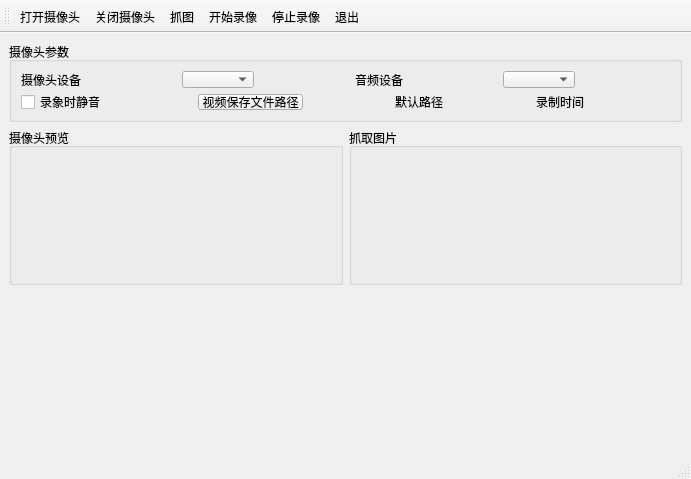
<?xml version="1.0" encoding="UTF-8"?>
<ui version="4.0">
 <class>MainWindow</class>
 <widget class="QMainWindow" name="MainWindow">
  <property name="geometry">
   <rect>
    <x>0</x>
    <y>0</y>
    <width>691</width>
    <height>479</height>
   </rect>
  </property>
  <property name="windowTitle">
   <string>MainWindow</string>
  </property>
  <widget class="QWidget" name="centralwidget">
   <layout class="QVBoxLayout" name="verticalLayout_7">
    <item>
     <layout class="QVBoxLayout" name="V_main">
      <item>
       <widget class="QGroupBox" name="cameraGBox">
        <property name="maximumSize">
         <size>
          <width>16777215</width>
          <height>80</height>
         </size>
        </property>
        <property name="title">
         <string>摄像头参数</string>
        </property>
        <layout class="QVBoxLayout" name="verticalLayout">
         <item>
          <layout class="QHBoxLayout" name="cameraH_1">
           <item>
            <widget class="QLabel" name="label">
             <property name="text">
              <string>摄像头设备</string>
             </property>
            </widget>
           </item>
           <item>
            <spacer name="horizontalSpacer_6">
             <property name="orientation">
              <enum>Qt::Orientation::Horizontal</enum>
             </property>
             <property name="sizeHint" stdset="0">
              <size>
               <width>40</width>
               <height>20</height>
              </size>
             </property>
            </spacer>
           </item>
           <item>
            <widget class="QComboBox" name="devicesCBx"/>
           </item>
           <item>
            <spacer name="horizontalSpacer_7">
             <property name="orientation">
              <enum>Qt::Orientation::Horizontal</enum>
             </property>
             <property name="sizeHint" stdset="0">
              <size>
               <width>40</width>
               <height>20</height>
              </size>
             </property>
            </spacer>
           </item>
           <item>
            <widget class="QLabel" name="label_2">
             <property name="text">
              <string>音频设备</string>
             </property>
            </widget>
           </item>
           <item>
            <spacer name="horizontalSpacer_8">
             <property name="orientation">
              <enum>Qt::Orientation::Horizontal</enum>
             </property>
             <property name="sizeHint" stdset="0">
              <size>
               <width>40</width>
               <height>20</height>
              </size>
             </property>
            </spacer>
           </item>
           <item>
            <widget class="QComboBox" name="audioCBx"/>
           </item>
           <item>
            <spacer name="horizontalSpacer_2">
             <property name="orientation">
              <enum>Qt::Orientation::Horizontal</enum>
             </property>
             <property name="sizeHint" stdset="0">
              <size>
               <width>40</width>
               <height>20</height>
              </size>
             </property>
            </spacer>
           </item>
          </layout>
         </item>
         <item>
          <layout class="QHBoxLayout" name="cameraH_2">
           <item>
            <widget class="QCheckBox" name="checkBox_3">
             <property name="text">
              <string>录象时静音</string>
             </property>
            </widget>
           </item>
           <item>
            <spacer name="horizontalSpacer_5">
             <property name="orientation">
              <enum>Qt::Orientation::Horizontal</enum>
             </property>
             <property name="sizeHint" stdset="0">
              <size>
               <width>40</width>
               <height>20</height>
              </size>
             </property>
            </spacer>
           </item>
           <item>
            <widget class="QPushButton" name="chosesPathBtn">
             <property name="text">
              <string>视频保存文件路径</string>
             </property>
            </widget>
           </item>
           <item>
            <spacer name="horizontalSpacer_4">
             <property name="orientation">
              <enum>Qt::Orientation::Horizontal</enum>
             </property>
             <property name="sizeHint" stdset="0">
              <size>
               <width>40</width>
               <height>20</height>
              </size>
             </property>
            </spacer>
           </item>
           <item>
            <widget class="QLabel" name="defalutPathLabel">
             <property name="text">
              <string>默认路径</string>
             </property>
            </widget>
           </item>
           <item>
            <spacer name="horizontalSpacer">
             <property name="orientation">
              <enum>Qt::Orientation::Horizontal</enum>
             </property>
             <property name="sizeHint" stdset="0">
              <size>
               <width>40</width>
               <height>20</height>
              </size>
             </property>
            </spacer>
           </item>
           <item>
            <widget class="QLabel" name="RtimeLabel">
             <property name="text">
              <string>录制时间</string>
             </property>
            </widget>
           </item>
           <item>
            <spacer name="horizontalSpacer_3">
             <property name="orientation">
              <enum>Qt::Orientation::Horizontal</enum>
             </property>
             <property name="sizeHint" stdset="0">
              <size>
               <width>40</width>
               <height>20</height>
              </size>
             </property>
            </spacer>
           </item>
          </layout>
         </item>
        </layout>
       </widget>
      </item>
      <item>
       <layout class="QHBoxLayout" name="H_main">
        <item>
         <layout class="QVBoxLayout" name="V_mainL">
          <item>
           <widget class="QGroupBox" name="groupBox_2">
            <property name="maximumSize">
             <size>
              <width>16777215</width>
              <height>600</height>
             </size>
            </property>
            <property name="title">
             <string>摄像头预览</string>
            </property>
            <layout class="QVBoxLayout" name="verticalLayout_8"/>
           </widget>
          </item>
          <item>
           <layout class="QHBoxLayout" name="V_mainL_1">
            <item>
             <widget class="QLabel" name="statueLab">
              <property name="text">
               <string/>
              </property>
             </widget>
            </item>
            <item>
             <widget class="QLabel" name="modelLab">
              <property name="text">
               <string/>
              </property>
             </widget>
            </item>
           </layout>
          </item>
         </layout>
        </item>
        <item>
         <layout class="QVBoxLayout" name="V_mainR">
          <item>
           <layout class="QVBoxLayout" name="V_mainR_1">
            <item>
             <widget class="QGroupBox" name="groupBox_3">
              <property name="maximumSize">
               <size>
                <width>16777215</width>
                <height>800</height>
               </size>
              </property>
              <property name="title">
               <string>抓取图片</string>
              </property>
              <layout class="QVBoxLayout" name="verticalLayout_2">
               <item>
                <widget class="QLabel" name="captrueLab">
                 <property name="text">
                  <string/>
                 </property>
                </widget>
               </item>
              </layout>
             </widget>
            </item>
           </layout>
          </item>
          <item>
           <widget class="QLabel" name="fileSavePatLab">
            <property name="text">
             <string/>
            </property>
           </widget>
          </item>
         </layout>
        </item>
       </layout>
      </item>
     </layout>
    </item>
   </layout>
  </widget>
  <widget class="QStatusBar" name="statusbar"/>
  <widget class="QToolBar" name="toolBar">
   <property name="windowTitle">
    <string>toolBar</string>
   </property>
   <attribute name="toolBarArea">
    <enum>TopToolBarArea</enum>
   </attribute>
   <attribute name="toolBarBreak">
    <bool>false</bool>
   </attribute>
   <addaction name="openAct"/>
   <addaction name="closeAct"/>
   <addaction name="touchAct"/>
   <addaction name="startRAct"/>
   <addaction name="stopRAtc"/>
   <addaction name="exitAct"/>
  </widget>
  <action name="openAct">
   <property name="text">
    <string>打开摄像头</string>
   </property>
   <property name="menuRole">
    <enum>QAction::MenuRole::NoRole</enum>
   </property>
  </action>
  <action name="closeAct">
   <property name="text">
    <string>关闭摄像头</string>
   </property>
   <property name="menuRole">
    <enum>QAction::MenuRole::NoRole</enum>
   </property>
  </action>
  <action name="touchAct">
   <property name="text">
    <string>抓图</string>
   </property>
   <property name="menuRole">
    <enum>QAction::MenuRole::NoRole</enum>
   </property>
  </action>
  <action name="startRAct">
   <property name="text">
    <string>开始录像</string>
   </property>
   <property name="menuRole">
    <enum>QAction::MenuRole::NoRole</enum>
   </property>
  </action>
  <action name="stopRAtc">
   <property name="text">
    <string>停止录像</string>
   </property>
   <property name="menuRole">
    <enum>QAction::MenuRole::NoRole</enum>
   </property>
  </action>
  <action name="exitAct">
   <property name="text">
    <string>退出</string>
   </property>
   <property name="menuRole">
    <enum>QAction::MenuRole::NoRole</enum>
   </property>
  </action>
 </widget>
 <resources/>
 <connections/>
</ui>
